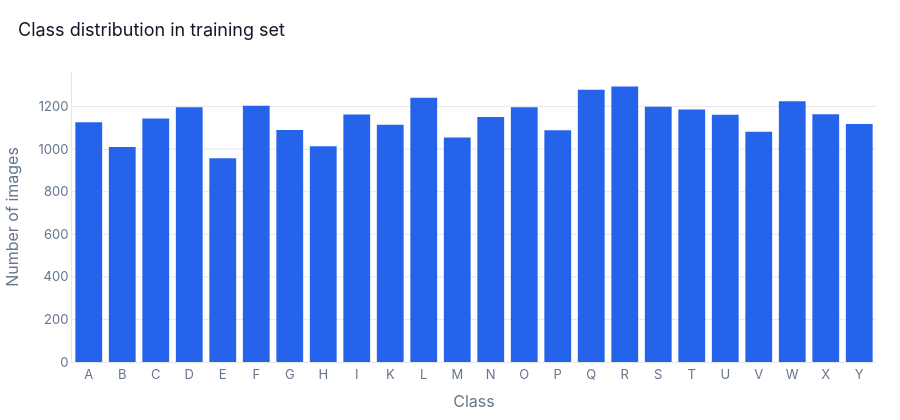
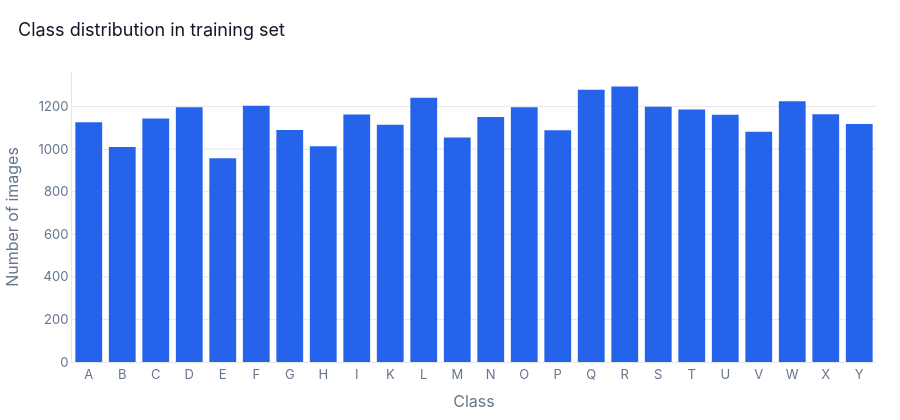

The notebook cell saved with these charts, in order:
### Code cell
plot_class_distribution(train_df, title="Class distribution in training set")

### Figure 1 — Plotly figure (JSON) as saved in the notebook; plotly's stock layout.template omitted (floating-point values rounded to 4 significant figures)
{"data": [{"hovertemplate": "Class %{x}<br>Images: %{y}<extra></extra>", "marker": {"color": "#2563eb", "line": {"width": 0}}, "type": "bar", "x": ["A", "B", "C", "D", "E", "F", "G", "H", "I", "K", "L", "M", "N", "O", "P", "Q", "R", "S", "T", "U", "V", "W", "X", "Y"], "y": [1126, 1010, 1144, 1196, 957, 1204, 1090, 1013, 1162, 1114, 1241, 1055, 1151, 1196, 1088, 1279, 1294, 1199, 1186, 1161, 1082, 1225, 1164, 1118]}], "layout": {"font": {"color": "#111827", "family": "Inter, Arial, sans-serif", "size": 13}, "height": 420, "legend": {"bgcolor": "rgba(255,255,255,0)", "orientation": "h", "x": 1, "xanchor": "right", "y": 1.02, "yanchor": "bottom"}, "margin": {"b": 48, "l": 48, "r": 24, "t": 72}, "paper_bgcolor": "white", "plot_bgcolor": "white", "title": {"text": "Class distribution in training set", "x": 0.02, "xanchor": "left"}, "xaxis": {"linecolor": "#e5e7eb", "showgrid": false, "tickfont": {"color": "#64748b"}, "title": {"font": {"color": "#64748b"}, "text": "Class"}, "zeroline": false}, "yaxis": {"gridcolor": "#e5e7eb", "linecolor": "#e5e7eb", "tickfont": {"color": "#64748b"}, "title": {"font": {"color": "#64748b"}, "text": "Number of images"}, "zeroline": false}}}

### Figure 2 — Plotly figure (JSON) as saved in the notebook; plotly's stock layout.template omitted (floating-point values rounded to 4 significant figures)
{"data": [{"hovertemplate": "Class %{x}<br>Images: %{y}<extra></extra>", "marker": {"color": "#2563eb", "line": {"width": 0}}, "type": "bar", "x": ["A", "B", "C", "D", "E", "F", "G", "H", "I", "K", "L", "M", "N", "O", "P", "Q", "R", "S", "T", "U", "V", "W", "X", "Y"], "y": [1126, 1010, 1144, 1196, 957, 1204, 1090, 1013, 1162, 1114, 1241, 1055, 1151, 1196, 1088, 1279, 1294, 1199, 1186, 1161, 1082, 1225, 1164, 1118]}], "layout": {"font": {"color": "#111827", "family": "Inter, Arial, sans-serif", "size": 13}, "height": 420, "legend": {"bgcolor": "rgba(255,255,255,0)", "orientation": "h", "x": 1, "xanchor": "right", "y": 1.02, "yanchor": "bottom"}, "margin": {"b": 48, "l": 48, "r": 24, "t": 72}, "paper_bgcolor": "white", "plot_bgcolor": "white", "title": {"text": "Class distribution in training set", "x": 0.02, "xanchor": "left"}, "xaxis": {"linecolor": "#e5e7eb", "showgrid": false, "tickfont": {"color": "#64748b"}, "title": {"font": {"color": "#64748b"}, "text": "Class"}, "zeroline": false}, "yaxis": {"gridcolor": "#e5e7eb", "linecolor": "#e5e7eb", "tickfont": {"color": "#64748b"}, "title": {"font": {"color": "#64748b"}, "text": "Number of images"}, "zeroline": false}}}
